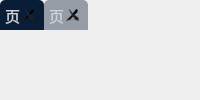
                <widget class="QWidget" name="widget_main" native="true">
                 <property name="font">
                  <font>
                   <stylestrategy>PreferAntialias</stylestrategy>
                  </font>
                 </property>
                 <property name="styleSheet">
                  <string notr="true">QMenu {

background-color:rgb(253,253,254);
/*padding:5px;*/
padding: 3px 0px 3px 0px;
border-radius:6px;
border:2px solid rgb(108, 117, 125, 65); 
}
QMenu::item {
	font-size: 10pt;
	
	font: 10pt &quot;OPPOSans B&quot;;
	
	color: rgb(63, 63, 63);
    background-color:rgb(253,253,254);
    padding: 5px 25px 5px 25px;
    /*margin: 2px 2px 2px 2px;*/
}
QMenu::item:selected {
    background-color : rgb(236,236,237);
}
QMenu::icon:checked {
    background: rgb(253,253,254);
    position: absolute;
    top: 1px;
    right: 1px;
    bottom: 1px;
    left: 1px;
}
QMenu::icon:checked:selected {
    background-color : rgb(236,236,237);
    background-image: url(:/space_selected.png);
}
QMenu::separator {
    height: 2px;
    background: rgb(235,235,236);
    /*margin-left: 10px;*/
    /*margin-right: 10px;*/
}</string>
                 </property>
                 <layout class="QVBoxLayout" name="verticalLayout_4">
                  <property name="spacing">
                   <number>0</number>
                  </property>
                  <property name="leftMargin">
                   <number>0</number>
                  </property>
                  <property name="topMargin">
                   <number>0</number>
                  </property>
                  <property name="rightMargin">
                   <number>0</number>
                  </property>
                  <property name="bottomMargin">
                   <number>0</number>
                  </property>
                  <item>
                   <widget class="QTabWidget" name="tabWidget">
                    <property name="sizePolicy">
                     <sizepolicy hsizetype="Preferred" vsizetype="Preferred">
                      <horstretch>0</horstretch>
                      <verstretch>0</verstretch>
                     </sizepolicy>
                    </property>
                    <property name="font">
                     <font>
                      <family>OPPOSans B</family>
                      <pointsize>11</pointsize>
                      <stylestrategy>PreferAntialias</stylestrategy>
                     </font>
                    </property>
                    <property name="contextMenuPolicy">
                     <enum>Qt::CustomContextMenu</enum>
                    </property>
                    <property name="styleSheet">
                     <string notr="true">/*设置TabWidget中QTabBar的样式*/
QTabBar::tab{
	
	background-color: rgba(9, 28, 52, 100);
	
	/*font-family:Consolas; */   /*设置tab中的文本的字体*/
	font-size:11pt;
	color:#ced4da;    /*设置tab中的文本的颜色*/
	border-top-left-radius: 5px;    /*设置tab的边框的圆角（左上圆角）*/
	border-top-right-radius: 5px;    /*设置tab的边框的圆角（右上圆角）*/
	padding-left: 5px;
    /*padding-right: 5px*/
	/*width:150;*/
	height:30;
	/*spacing: 20px;*/
	/*margin-right:0px;*/
	/*margin-left: 0px;*/
}
 
/*设置TabWidget中QTabBar的tab被选中时的样式*/
QTabBar::tab:selected{
background-color: rgb(9, 29, 54);
}
 
/*设置TabWidget中鼠标悬浮在QTabBar的tab上，但未选中该Tab的样式*/
QTabBar::tab:hover:!selected {
background-color: rgb(9, 29, 54);

}
 
/*设置TabWidget的边框的样式*/
QTabWidget::pane {
	
    border-top:0px solid rgb(108, 117, 125, 65); 
}
 

QTabBar::close-button{ 
	
	border-image: url(:/lib/icon-close4.png);
}

QTabBar::close-button:selected{
	border-image: url(:/lib/icon-close4.png);
}


QTabBar::close-button:hover{
	border-image: url(:/lib/icon-close42.png);
}


/*当打开多个tab，右侧出现，点击后，可以向前向后的按钮的样式*/
QTabBar QToolButton {
    border: none;
	color: rgb(255, 206, 6);
    background-color: rgba(100, 117, 125, 0);
}
 
QTabBar QToolButton:hover {
	background-color: rgba(100, 117, 125, 0);
}</string>
                    </property>
                    <property name="currentIndex">
                     <number>0</number>
                    </property>
                    <property name="iconSize">
                     <size>
                      <width>16</width>
                      <height>16</height>
                     </size>
                    </property>
                    <property name="documentMode">
                     <bool>false</bool>
                    </property>
                    <property name="tabsClosable">
                     <bool>true</bool>
                    </property>
                    <property name="movable">
                     <bool>true</bool>
                    </property>
                    <widget class="QWidget" name="tab">
                     <attribute name="title">
                      <string>页</string>
                     </attribute>
                    </widget>
                    <widget class="QWidget" name="tab_2">
                     <attribute name="title">
                      <string>页</string>
                     </attribute>
                    </widget>
                   </widget>
                  </item>
                 </layout>
                </widget>
